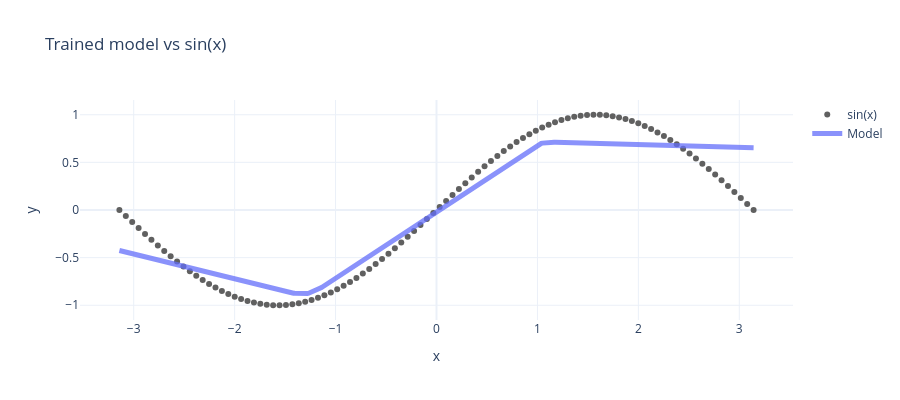

Notebook cell for this chart:
### Code cell
x_eval = jnp.linspace(-jnp.pi, jnp.pi, 500).reshape(-1, 1)
x_sin = jnp.linspace(-jnp.pi, jnp.pi, 100)
y_pred = model(x_eval)

fig = go.Figure()
fig.add_trace(go.Scatter(x=x_sin, y=jnp.sin(x_sin), mode="markers", name="sin(x)", marker=dict(size=6, symbol="circle", color="rgb(96,96,96)")))
fig.add_trace(go.Scatter(x=x_eval[:, 0], y=y_pred[:, 0], mode="lines", name="Model", line=dict(width=5, color="#636EFA"), opacity=0.75))
fig.update_layout(title="Trained model vs sin(x)", xaxis_title="x", yaxis_title="y", height=400, template="plotly_white")
fig.show()
